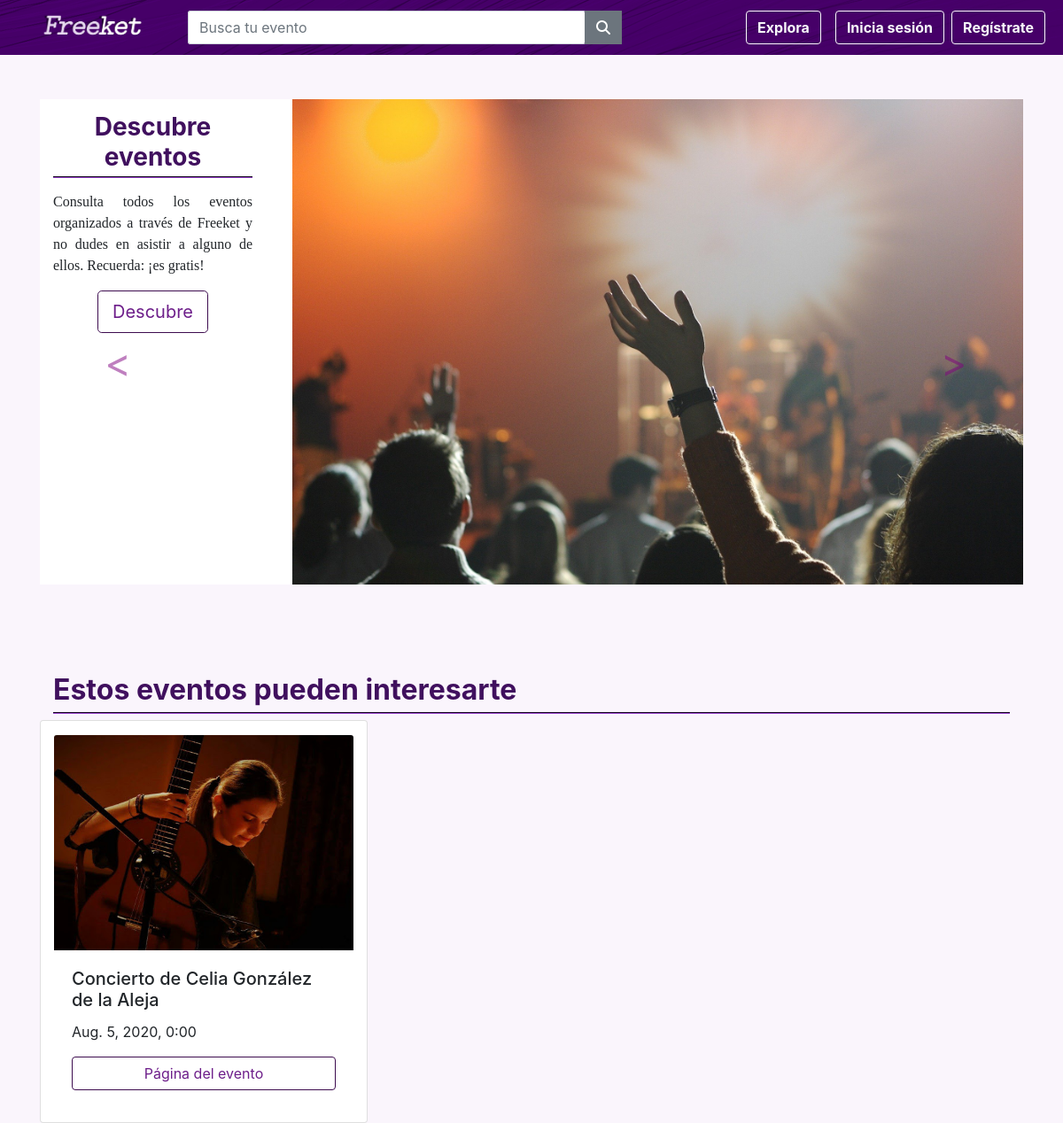
Before: / with the older database file.
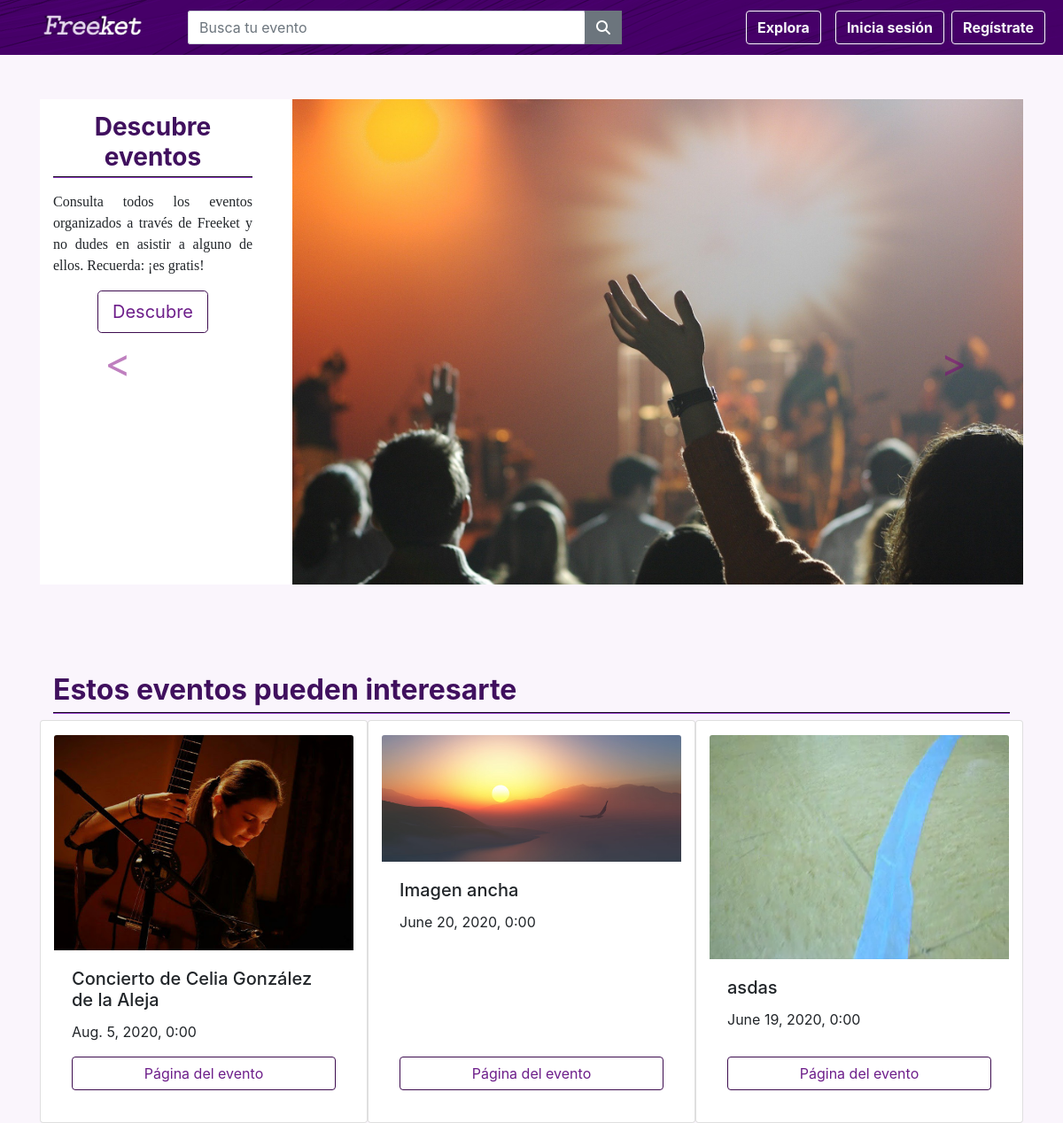
After: the same page with the newer database file.
### freeketapp/models.py (models this page shows)
class Evento(models.Model):
    id = models.UUIDField(null=False, primary_key=True, default=uuid.uuid4)
    titulo = models.CharField(max_length=50)
    descripcion = models.CharField(max_length=20000, default="")
    url_id = models.CharField(max_length=100, default='default')
    fecha = models.DateField()
    hora = models.CharField(max_length=5)
    numero_entradas_inicial = models.IntegerField(default=1)
    numero_entradas_actual = models.IntegerField(default=1)
    max_entradas_user = models.IntegerField()
    ciudad = models.CharField(max_length=50, default='')
    direccion = models.CharField(max_length=100, default='')
    cpostal = models.CharField(max_length=20, default='')
    key = models.CharField(max_length=100, default='default')
    organizador = models.ForeignKey(Organizador, on_delete=models.CASCADE, default=1)
    fecha_creacion = models.DateField(default=date.today())
    visitas = models.IntegerField(default=0)
    img = models.ImageField(upload_to='m', blank=True)
    objects = models.Manager()

### freeketapp/views.py (the view)
# urls.py: path('', views.index, name='index'),
def index(request):
    context = {}
    if request.user.is_authenticated:
        context['islogged'] = 'y'
        context['name'] = request.user.username
        context['profile'] = request.session['profile']
        if context['profile'] == 'org':
            return redirect('organizador')
        org = Organizador.objects.filter(id=request.user.id)
        if org.count() == 0:
            context['org'] = False
        else:
            context['org'] = True
            if org[0].exclusive_org:
                context['assist'] = False
            else:
                context['assist'] = True
    else:
        context['islogged'] = 'n'
    eventos = Evento.objects.order_by('-visitas')
    eventos = eventos.filter(fecha__gte=strftime("%Y-%m-%d", localtime(time())), numero_entradas_actual__gte=1)[:3]
    context['eventos'] = eventos
    return render(request, "freeketapp/base.html", context)

### freeketapp/templates/freeketapp/base.html (shortened to what the changed rows need)
<!DOCTYPE html>
<html lang="es">
<head>
   <link rel="stylesheet" href="https://stackpath.bootstrapcdn.com/bootstrap/4.4.1/css/bootstrap.min.css">
    {% load static %}
    {% load static %}
    <link href="{% static 'freeketapp/jquery.timepicker.css' %}" rel="stylesheet">
    {% load static %}
    <link href="{% static 'freeketapp/style.css' %}" rel="stylesheet" type="text/css">
    <link href="//code.jquery.com/ui/1.12.1/themes/base/jquery-ui.css" rel="stylesheet">
</head>
<body>
{% block header %}
                {% load static %}
{% endblock %}
{% block contenido %}
    <div class="container contInicio">
        <div class = "container contEventosIni">
            <h2 class="titCar">Estos eventos pueden interesarte</h2>
     <div class="row">
        {% for evento in eventos %}
        <div class="card col-md-4 py-3 " style="width: 100%">
            <img class="card-img-top" src="{{ evento.img.url }}" alt="Card image cap">
            <div class="card-body d-flex flex-column">
              <h5 class="card-title">{{ evento.titulo }}</h5>
              <p class="card-text">{{ evento.fecha }}, {{ evento.hora }}</p>
              <a href="/evento/{{ evento.url_id }}" class="btn btn-outline-light btnOrg mt-auto stretched-link" >Página del evento</a>
            </div>
          </div>
        {% endfor %}
        </div>
    </div>
{% endblock %}
{% load static %}
{% load static %}
{% load static %}
</body>
</html>

Changed rows visible on the page:
added Evento: img (picture), titulo "Imagen ancha", fecha "June 20, 2020", hora "0:00"
added Evento: img (picture), titulo "asdas", fecha "June 19, 2020", hora "0:00"
